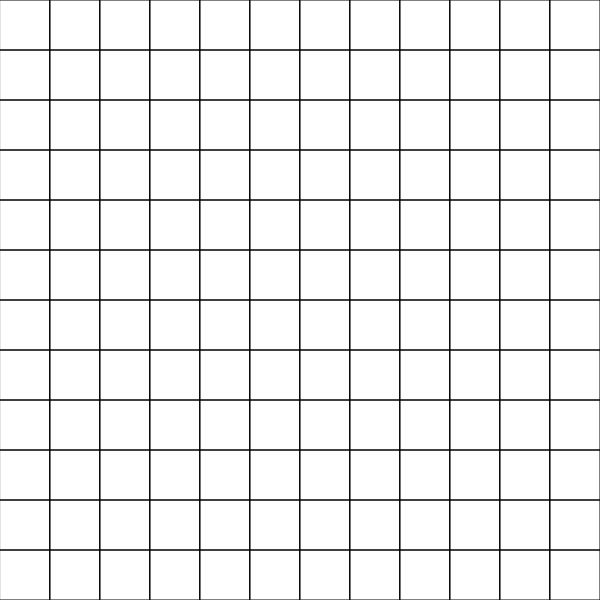
Frame 1 (no input)
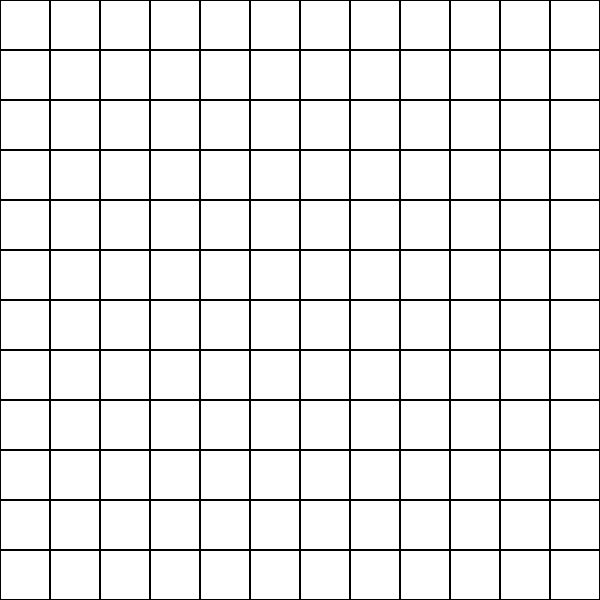
Frame 60 (no input)
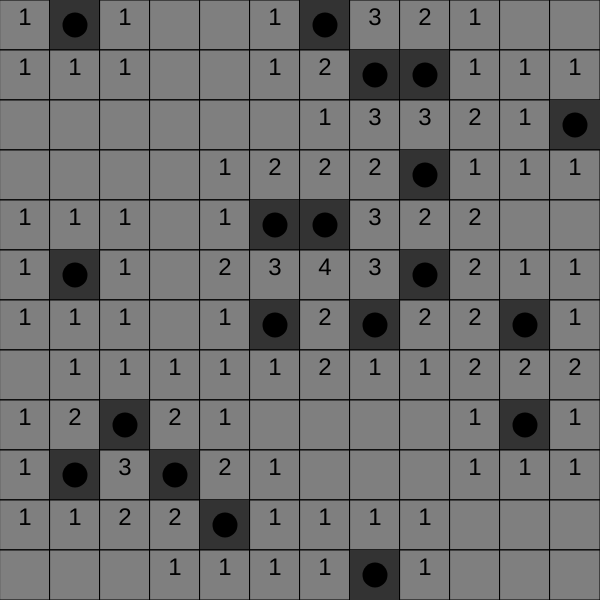
Frame 120 (the mouse pressed at the canvas centre since frame 60)

The p5.js sketch that drew these frames (run headless with seeded random() and noise() and a simulated clock; from frame 60 on, the mouse is pressed at the canvas centre):

// p5.js sketch
// ── sketch.js
const w = 50;

let grid;
let cols;
let rows;
let mineCount = 0;
let revealCount = 0;

function make2DGrid(rows, cols) {
  let grid = new Array(rows);
  for (let i = 0; i < rows; i++) {
    grid[i] = new Array(cols);
  }
  return grid;
}

function mousePressed() {
  for (let i = 0; i < rows; i++) {
    for (let j = 0; j < cols; j++) {
      if (grid[i][j].contains(mouseX, mouseY)) {
        grid[i][j].reveal();
        if (grid[i][j].mine) {
          gameOver();
        }
        if (revealCount === rows * cols - mineCount) {
          createElement("h2", "You Win!");
        }
      }
    }
  }
}

function gameOver() {
  for (let i = 0; i < rows; i++) {
    for (let j = 0; j < cols; j++) {
      grid[i][j].revealed = true;
    }
  }
  createElement("h2", "Game Over");
  createElement("button", "Start Over").mousePressed(() => {
    console.log("Starting over");
    clear();
    setup();
  });
}

function setup() {
  createCanvas(600, 600);

  background(255);
  stroke(0);
  strokeWeight(1);
  noFill();

  cols = floor(width / w);
  rows = floor(height / w);

  grid = make2DGrid(rows, cols);

  for (let i = 0; i < rows; i++) {
    for (let j = 0; j < cols; j++) {
      grid[i][j] = new Cell(i, j, w);
    }
  }
  for (let i = 0; i < rows; i++) {
    for (let j = 0; j < cols; j++) {
      const neighbourCt = grid[i][j].countNeighbours();
      if (neighbourCt === -1) {
        mineCount++;
      }
    }
  }
}

function draw() {
  for (let i = 0; i < rows; i++) {
    for (let j = 0; j < cols; j++) {
      grid[i][j].show();
    }
  }
}

// ── Cell.js
function Cell(i, j, w) {
  this.i = i;
  this.j = j;
  this.x = i * w;
  this.y = j * w;
  this.w = w;
  this.revealed = false;
  this.neighbourCount = 0;
  if (random(1) < 0.1) {
    this.mine = true;
  } else {
    this.mine = false;
  }

  this.show = () => {
    stroke(0);
    noFill();
    rect(this.x, this.y, this.w, this.w);

    if (this.revealed) {
      if (this.mine) {
        noStroke();
        fill(51);
        rect(this.x, this.y, this.w, this.w);
        fill(0);
        ellipse(this.x + this.w / 2, this.y + this.w / 2, this.w / 2);
      } else {
        fill(127);
        rect(this.x, this.y, this.w, this.w);
        noStroke();
        textAlign(CENTER);
        textSize(24);
        fill(0);
        if (this.neighbourCount > 0) {
          text(
            this.neighbourCount,
            this.x + this.w * 0.5,
            this.y + this.w * 0.5
          );
        }
      }
    }
  };

  this.countNeighbours = () => {
    if (this.mine) {
      this.neighbourCount = -1;
      return this.neighbourCount;
    }
    let total = 0;
    for (let xoff = -1; xoff <= 1; xoff++) {
      for (let yoff = -1; yoff <= 1; yoff++) {
        let i = this.i + xoff;
        let j = this.j + yoff;
        if (i > -1 && i < rows && j > -1 && j < cols) {
          let neighbour = grid[i][j];
          if (neighbour.mine) {
            total++;
          }
        }
      }
    }
    this.neighbourCount = total;
    return this.neighbourCount;
  };

  this.contains = (x, y) => {
    return (
      x >= this.x && x <= this.x + this.w && y >= this.y && y <= this.y + this.w
    );
  };

  this.floodFill = () => {
    this.revealed = true;

    for (let xoff = -1; xoff <= 1; xoff++) {
      for (let yoff = -1; yoff <= 1; yoff++) {
        if (this.i + xoff < 0 || this.i + xoff > cols - 1) {
          continue;
        }

        if (this.j + yoff < 0 || this.j + yoff > rows - 1) {
          continue;
        }

        let neighbour = grid[this.i + xoff][this.j + yoff];
        if (!neighbour.revealed) neighbour.reveal();
      }
    }
  };

  this.reveal = () => {
    if (this.revealed !== true) {
      this.revealed = true;
      revealCount++;
    }
    if (this.neighbourCount === 0) {
      this.floodFill();
    }
  };
}
